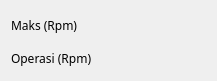
     <widget class="QWidget" name="formLayoutWidget_13">
      <property name="geometry">
       <rect>
        <x>300</x>
        <y>631</y>
        <width>201</width>
        <height>71</height>
       </rect>
      </property>
      <layout class="QFormLayout" name="formLayout_24">
       <item row="0" column="0">
        <widget class="QLabel" name="label_47">
         <property name="minimumSize">
          <size>
           <width>112</width>
           <height>29</height>
          </size>
         </property>
         <property name="maximumSize">
          <size>
           <width>112</width>
           <height>29</height>
          </size>
         </property>
         <property name="font">
          <font>
           <family>Biryani</family>
          </font>
         </property>
         <property name="text">
          <string>Maks (Rpm)</string>
         </property>
        </widget>
       </item>
       <item row="1" column="0">
        <widget class="QLabel" name="label_39">
         <property name="font">
          <font>
           <family>Biryani</family>
          </font>
         </property>
         <property name="text">
          <string>Operasi (Rpm)</string>
         </property>
        </widget>
       </item>
       <item row="1" column="1">
        <widget class="QLabel" name="output_kec_ops_rpm">
         <property name="minimumSize">
          <size>
           <width>77</width>
           <height>24</height>
          </size>
         </property>
         <property name="maximumSize">
          <size>
           <width>77</width>
           <height>24</height>
          </size>
         </property>
         <property name="font">
          <font>
           <family>MS Shell Dlg 2</family>
          </font>
         </property>
         <property name="frameShape">
          <enum>QFrame::NoFrame</enum>
         </property>
         <property name="text">
          <string/>
         </property>
        </widget>
       </item>
       <item row="0" column="1">
        <widget class="QLabel" name="output_kec_max_rpm">
         <property name="minimumSize">
          <size>
           <width>77</width>
           <height>24</height>
          </size>
         </property>
         <property name="maximumSize">
          <size>
           <width>77</width>
           <height>24</height>
          </size>
         </property>
         <property name="font">
          <font>
           <family>MS Shell Dlg 2</family>
          </font>
         </property>
         <property name="frameShape">
          <enum>QFrame::NoFrame</enum>
         </property>
         <property name="text">
          <string/>
         </property>
        </widget>
       </item>
      </layout>
     </widget>
